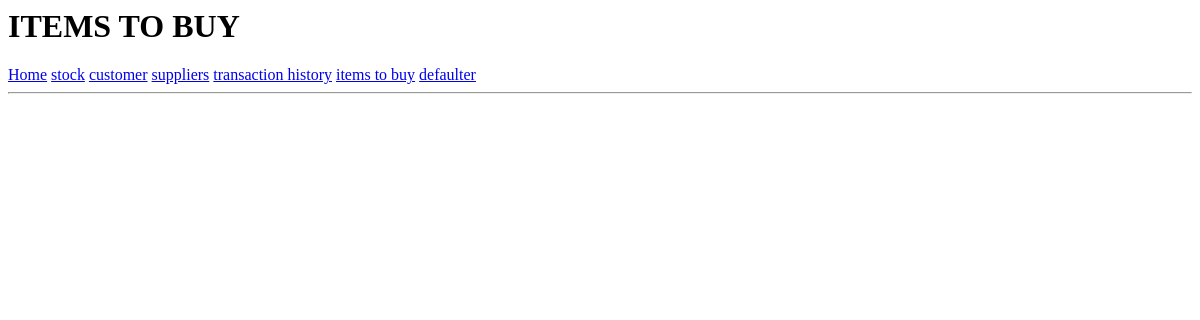
Page /itb on the earlier database version.
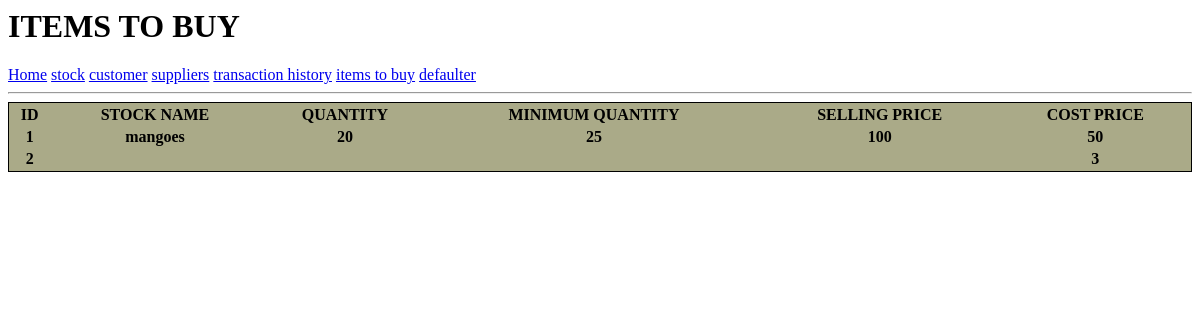
Same page on the later database version.
### app/models.py (models this page shows, shortened)
class Stock(db.Model):
    id = db.Column(db.Integer, primary_key=True)
    name = db.Column(db.String(140),nullable = False , unique=True)
    qty = db.Column(db.Integer,default=1)
    minqty = db.Column(db.Integer,default=0)
    sp = db.Column(db.Integer , default=0)
    cp = db.Column(db.Integer,default=0)
    timestamp = db.Column(db.DateTime, index=True, default=datetime.utcnow)

### app/routes.py (the view)
@app.route('/itb', methods=['GET','POST'])
def itb():
    try:
        conn = sqlite3.connect('app.db')
        s2 = conn.execute('select *  from Stock where minqty>=qty;')
        s1=[]
        for i in s2:s1.append(i)
        conn.close()
        return render_template('itb.html',title='ITEMS TO BUY',s1=s1)
    except Exception as e:
        print("in itb = ",str(e))
        return render_template('itb.html',title='ITEMS TO BUY')

### app/templates/itb.html
{% extends 'base.html' %}
{% block content %}
{% if s1: %}
<table style="width:100%;
border-collapse: separate;
border-spacing: 2px;
border-color: brown;
border: 1px solid black;
background-color: #aaaa88">
    <tr>
      <th>ID</th>
      <th>STOCK NAME</th>
      <th>QUANTITY</th>
      <th>MINIMUM QUANTITY</th>
      <th>SELLING PRICE</th>
      <th>COST PRICE</th>
  </tr>
  {% for s in s1 %}
    <tr>
        <th>{{ s[0] }}</th>
        <th>{{ s[1] }}</th>
        <th>{{ s[2] }}</th>
        <th>{{ s[3] }}</th>
        <th>{{ s[4] }}</th>
        <th>{{ s[5] }}</th>
    </tr>
    {% endfor %}
  </table>
  {% endif %}
{% endblock %}

### app/templates/base.html (shortened to what this page needs)
<html>
    <head>
    <link rel="stylesheet" href="base.css">
    </head>
    <body>
        {% if title %}
        <h1>{{ title }}</h1>
        {% else %}
        <h1>WHOLESALE MANAGEMENT SYSTEM</h1>
        {% endif %}
        <div>
            <a href="{{ url_for('index') }}">Home</a>
            <a href="{{ url_for('stock') }}">stock</a>
            <a href="{{ url_for('customer') }}">customer</a>
            <a href="{{ url_for('supplier') }}">suppliers</a>
            <a href="{{ url_for('payment') }}">transaction history</a>
            <a href="{{ url_for('itb') }}">items to buy</a>
            <a href="{{ url_for('defaulter') }}">defaulter</a>
        </div>
            <hr>
        {% block content %}{% endblock %}
    </body>
</html>

### app/templates/base.css (style rules this page uses)
table { width:100%; border-collapse: separate; border-spacing: 2px; border-color: brown; border: 1px solid black; background-color: purple" }

Differences in the rows shown:
added Stock: id "1", name "mangoes", qty "20", minqty "25", sp "100", cp "50"
added Stock: id "2", cp "3"
Other differences:
text now shown: "ID STOCK NAME QUANTITY MINIMUM QUANTITY SELLING PRICE COST PRICE"
